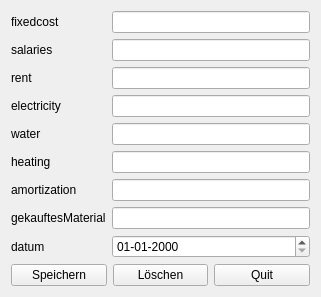
<?xml version="1.0" encoding="UTF-8"?>
<ui version="4.0">
 <class>AufwandDialog</class>
 <widget class="QWidget" name="AufwandDialog">
  <property name="geometry">
   <rect>
    <x>0</x>
    <y>0</y>
    <width>321</width>
    <height>295</height>
   </rect>
  </property>
  <property name="windowTitle">
   <string>Form</string>
  </property>
  <layout class="QVBoxLayout" name="verticalLayout">
   <item>
    <layout class="QFormLayout" name="formLayout">
     <item row="0" column="0">
      <widget class="QLabel" name="fixedcostLabel">
       <property name="text">
        <string>fixedcost</string>
       </property>
      </widget>
     </item>
     <item row="0" column="1">
      <widget class="QLineEdit" name="fixedcostLineEdit"/>
     </item>
     <item row="1" column="0">
      <widget class="QLabel" name="salariesLabel">
       <property name="text">
        <string>salaries</string>
       </property>
      </widget>
     </item>
     <item row="1" column="1">
      <widget class="QLineEdit" name="salariesLineEdit"/>
     </item>
     <item row="2" column="0">
      <widget class="QLabel" name="rentLabel">
       <property name="text">
        <string>rent</string>
       </property>
      </widget>
     </item>
     <item row="2" column="1">
      <widget class="QLineEdit" name="rentLineEdit"/>
     </item>
     <item row="3" column="0">
      <widget class="QLabel" name="electricityLabel">
       <property name="text">
        <string>electricity</string>
       </property>
      </widget>
     </item>
     <item row="3" column="1">
      <widget class="QLineEdit" name="electricityLineEdit"/>
     </item>
     <item row="4" column="0">
      <widget class="QLabel" name="waterLabel">
       <property name="text">
        <string>water</string>
       </property>
      </widget>
     </item>
     <item row="4" column="1">
      <widget class="QLineEdit" name="waterLineEdit"/>
     </item>
     <item row="5" column="0">
      <widget class="QLabel" name="heatingLabel">
       <property name="text">
        <string>heating</string>
       </property>
      </widget>
     </item>
     <item row="5" column="1">
      <widget class="QLineEdit" name="heatingLineEdit"/>
     </item>
     <item row="6" column="0">
      <widget class="QLabel" name="amortizationLabel">
       <property name="text">
        <string>amortization</string>
       </property>
      </widget>
     </item>
     <item row="6" column="1">
      <widget class="QLineEdit" name="amortizationLineEdit"/>
     </item>
     <item row="7" column="0">
      <widget class="QLabel" name="gekauftesMaterialLabel">
       <property name="text">
        <string>gekauftesMaterial</string>
       </property>
      </widget>
     </item>
     <item row="7" column="1">
      <widget class="QLineEdit" name="gekauftesMaterialLineEdit"/>
     </item>
     <item row="8" column="1">
      <widget class="QDateEdit" name="datumDateEdit">
       <property name="displayFormat">
        <string>dd-MM-yyyy</string>
       </property>
      </widget>
     </item>
     <item row="8" column="0">
      <widget class="QLabel" name="datumLabel">
       <property name="text">
        <string>datum</string>
       </property>
      </widget>
     </item>
    </layout>
   </item>
   <item>
    <layout class="QHBoxLayout" name="horizontalLayout">
     <item>
      <widget class="QPushButton" name="saveButton">
       <property name="text">
        <string>Speichern</string>
       </property>
      </widget>
     </item>
     <item>
      <widget class="QPushButton" name="delButton">
       <property name="text">
        <string>Löschen</string>
       </property>
      </widget>
     </item>
     <item>
      <widget class="QPushButton" name="quitButton">
       <property name="text">
        <string>Quit</string>
       </property>
      </widget>
     </item>
    </layout>
   </item>
  </layout>
 </widget>
 <resources/>
 <connections/>
</ui>
